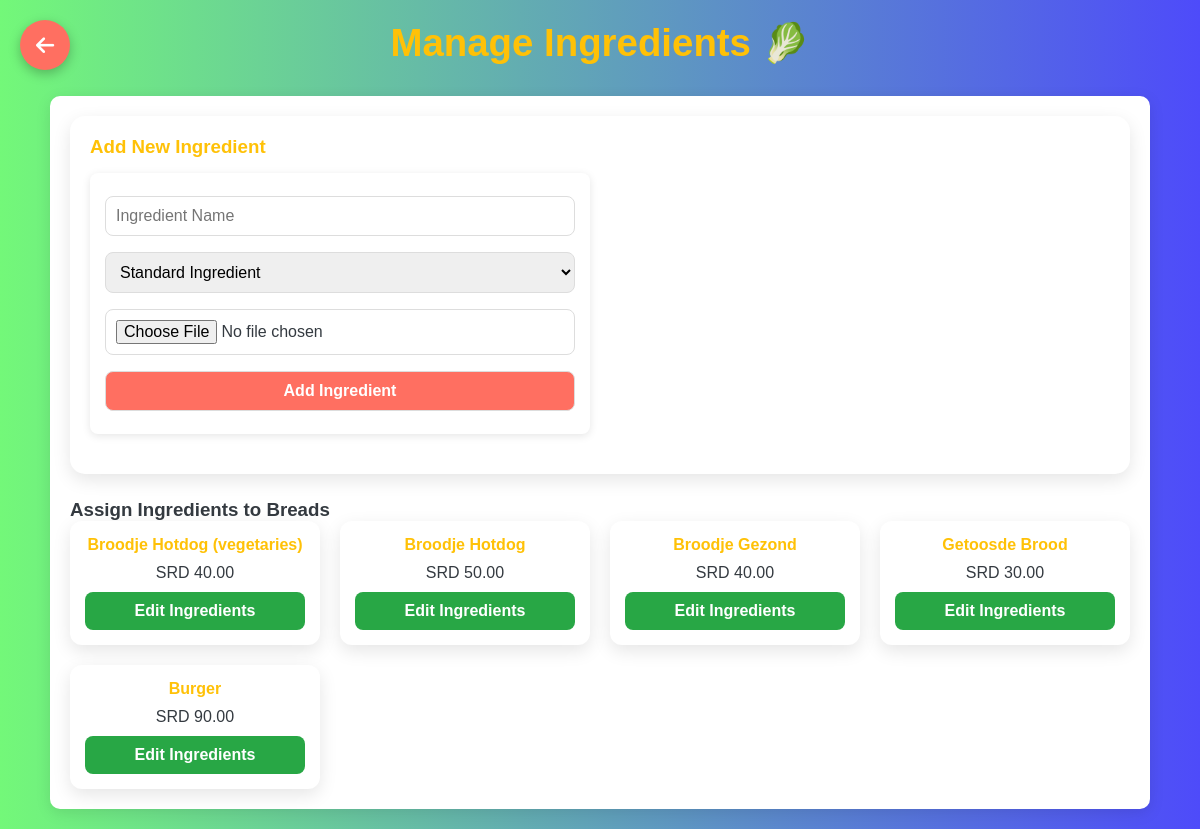
Page /admin/manage_ingredients.php (signed in) on the committed database.
### tables this page shows
CREATE TABLE `breads` (
  `id` int(11) NOT NULL,
  `name` varchar(100) NOT NULL,
  `description` text DEFAULT NULL,
  `price` decimal(10,2) NOT NULL,
  `image_path` varchar(255) DEFAULT NULL,
  `is_active` tinyint(1) DEFAULT 1,
  `created_at` timestamp NOT NULL DEFAULT current_timestamp()
);

### admin/manage_ingredients.php (the view, shortened to what this page needs)
<?php
require '../includes/config.php';
$breads = $pdo->query("SELECT * FROM breads ORDER BY id ASC")->fetchAll(PDO::FETCH_ASSOC);
$editBread = null;
?>
<!DOCTYPE html>
<html>
<head>
    <link rel="stylesheet" href="../assets/css/style.css">
    <link rel="stylesheet" href="https://cdnjs.cloudflare.com/ajax/libs/font-awesome/6.5.0/css/all.min.css">
    <link rel="stylesheet" href="https://cdnjs.cloudflare.com/ajax/libs/font-awesome/6.5.0/css/all.min.css">
</head>
<body>
    <div class="header">
        <h2>Manage Ingredients 🥬</h2>
    </div>
    <div class="container">
        <div class="add-ingredient-form">
            <h3>Add New Ingredient</h3>
            <form method="POST" enctype="multipart/form-data">
                <input type="text" name="name" placeholder="Ingredient Name" required>
                <select name="is_standard">
                    <option value="1">Standard Ingredient</option>
                </select>
                <input type="file" name="photo" accept="image/*" onchange="previewImage(event, 'editPreview<?= $bread['id'] ?>')">
                <button type="submit" name="add_ingredient">Add Ingredient</button>
            </form>
        </div>
        <?php if (!$editBread): ?>
            <h3>Assign Ingredients to Breads</h3>
            <div class="bread-list">
                <?php foreach ($breads as $bread): ?>
                <div class="bread-card">
                    <h4><?= htmlspecialchars($bread['name']) ?></h4>
                    <p>SRD <?= number_format($bread['price'], 2) ?></p>
                    <a class="save-btn" href="?edit=<?= $bread['id'] ?>">Edit Ingredients</a>
                </div>
                <?php endforeach; ?>
            </div>
            <p>
                <a href="dashboard.php" class="floating-btn" title="Back to Dashboard">
                    <i class="fas fa-arrow-left"></i>
                </a>
            </p>
        <?php endif; ?>
    </div>
</body>
</html>

### assets/css/style.css (style rules this page uses)
* { margin: 0; padding: 0; box-sizing: border-box; }
body { font-family: 'Segoe UI', Tahoma, Geneva, Verdana, sans-serif; background-color: #f8f9fa; padding: 20px; color: #333; }
h2 { margin-bottom: 20px; color: #007b5e; font-weight: bold; }
button { padding: 10px 20px; background-color: #007b5e; color: white; border: none; border-radius: 6px; cursor: pointer; margin-top: 10px; transition: 0.2s ease; }
a { color: #007b5e; text-decoration: none; }
form { margin-bottom: 20px; }
input[type="text"], input[type="password"], input[type="number"], input[type="datetime-local"], select { padding: 10px; margin: 5px 0; width: 100%; border-radius: 5px; border: 1px solid #ccc; }
form[method="POST"] { background-color: white; border-radius: 8px; box-shadow: 0 2px 8px rgba(0, 0, 0, 0.1); padding: 15px; max-width: 500px; }
.container, .login-container, .register-container, .dashboard-box, .order-box { max-width: 500px; margin: 30px auto; padding: 20px; background: #fff; border-radius: 10px; box-shadow: 0 4px 15px rgba(0, 0, 0, 0.1); }
.input, select, button { width: 100%; margin: 10px 0; padding: 12px; border: 1px solid #ccc; border-radius: 8px; font-size: 1em; }
body, html { overflow-x: hidden; }

### admin/manage_ingredients.php (style rules this page uses)
body { font-family: 'Poppins', sans-serif; background: linear-gradient(90deg, #73f879ff, rgba(78, 75, 250, 1)); padding: 20px; color: #343a40; }
.header { text-align: center; margin-bottom: 30px; }
.header h2 { color: #ffc107; font-size: 2.4em; }
.container { max-width: 1100px; margin: 0 auto; }
.add-ingredient-form { background: #fff; border-radius: 15px; box-shadow: 0 6px 18px rgba(0,0,0,0.1); padding: 20px; margin-bottom: 25px; }
.add-ingredient-form h3 { color: #ffc107; margin-bottom: 15px; }
.add-ingredient-form input, .add-ingredient-form select, .add-ingredient-form button { width: 100%; padding: 10px; margin: 8px 0; border: 1px solid #ddd; border-radius: 8px; font-size: 1em; }
.add-ingredient-form button { background: #ff6f61; color: #fff; font-weight: bold; }
.bread-list, .ingredient-list { display: grid; grid-template-columns: repeat(auto-fill, minmax(250px, 1fr)); gap: 20px; }
.bread-card, .ingredient-card { background: #fff; border-radius: 12px; box-shadow: 0 6px 18px rgba(0,0,0,0.1); padding: 15px; text-align: center; transition: transform 0.3s ease; }
.bread-card h4, .ingredient-card h4 { margin-bottom: 10px; color: #ffc107; }
.save-btn { display: block; width: 100%; background: #28a745; color: #fff; font-weight: bold; border: none; padding: 10px; border-radius: 8px; cursor: pointer; text-align: center; box-sizing: border-box; margin-top: 10px; text-decoration: none; }
.floating-btn { position: fixed; bottom: auto; top: 20px; right: auto; left: 20px; width: 50px; height: 50px; background: #ff6f61; color: white; border-radius: 50%; display: flex; align-items: center; justify-content: center; font-size: 1.3em; text-decoration: none; box-shadow: 0 4px 12px rgba(0,0,0,0.25); transition: all 0.3s ease; z-index: 1000; }

### rows in the picture
breads: name "Broodje Hotdog (vegetaries)", price "40.00"
breads: name "Broodje Hotdog", price "50.00"
breads: name "Broodje Gezond", price "40.00"
breads: name "Getoosde Brood", price "30.00"
breads: name "Burger", price "90.00"
